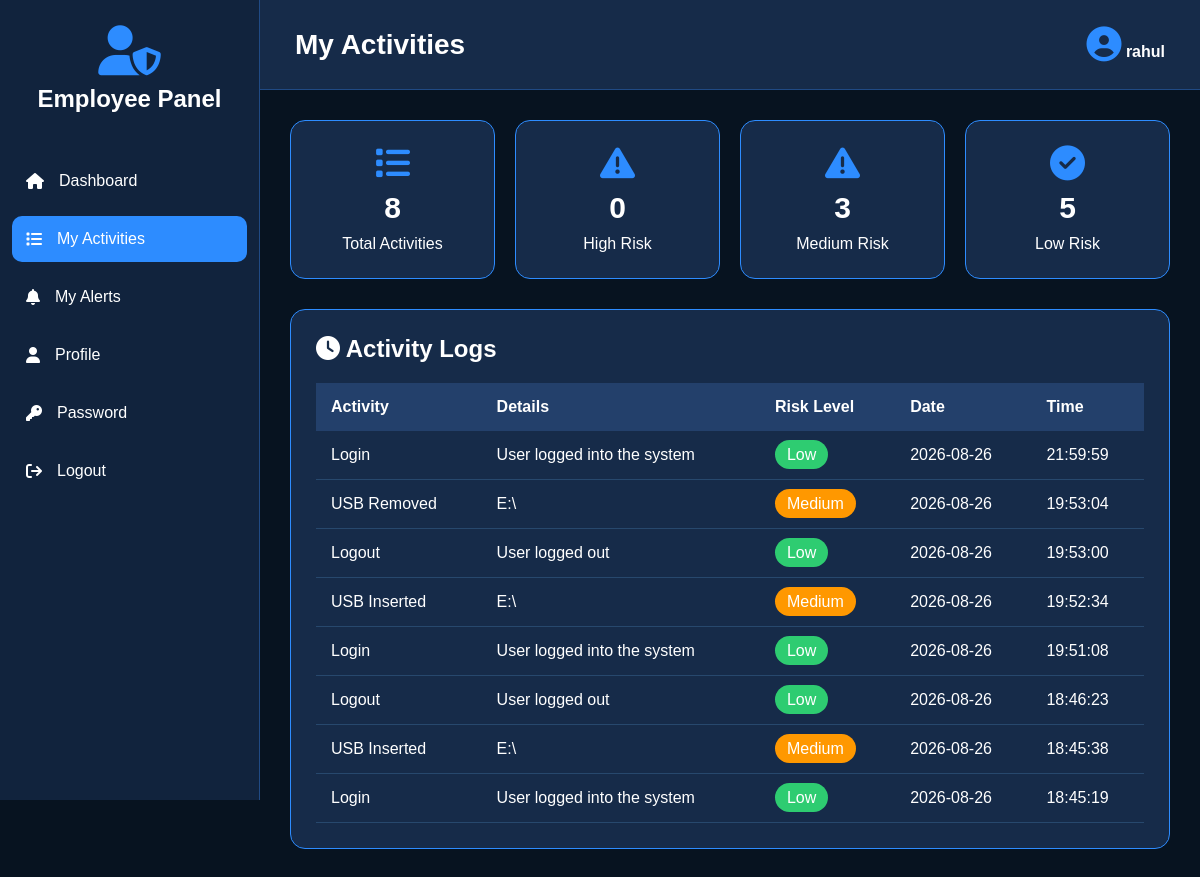
Before: /employee_activity (signed in) with the older database file.
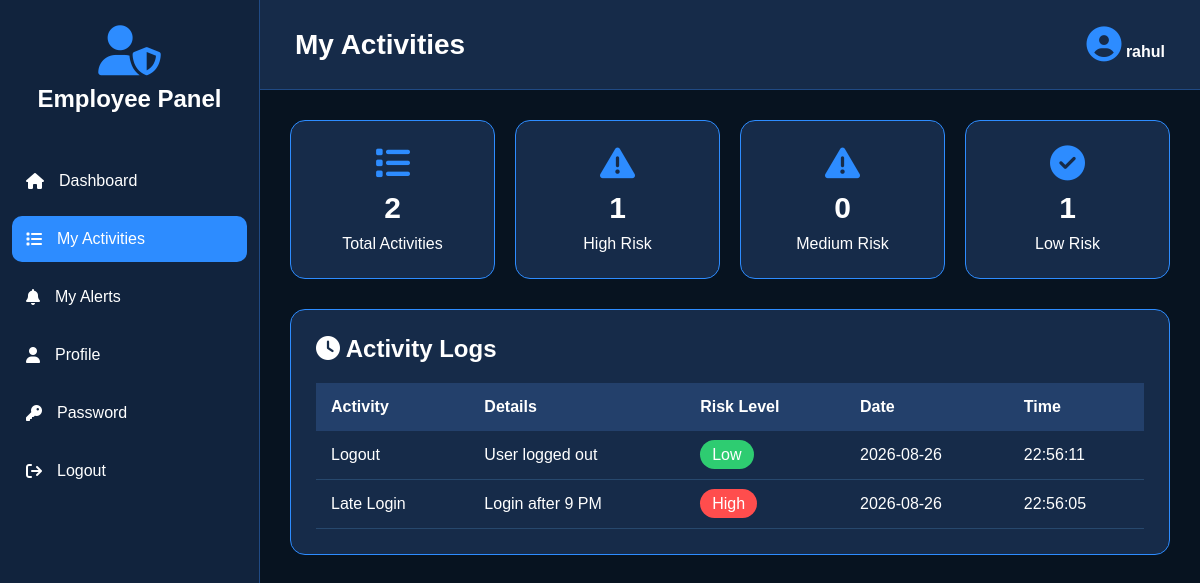
After: the same page with the newer database file.
### tables this page shows
CREATE TABLE activity_logs (
        id INTEGER PRIMARY KEY AUTOINCREMENT,
        username TEXT,
        activity TEXT,
        details TEXT,
        risk_level TEXT,
        date TEXT,
        time TEXT
    );

### app.py (the view)
@app.route("/employee_activity")
def employee_activity():
    if not login_required():
        return redirect("/")
    username = session["username"]
    conn = get_db()
    rows = conn.execute("""
        SELECT * FROM activity_logs
        WHERE username=? ORDER BY id DESC
    """, (username,)).fetchall()
    conn.close()
    return render_template(
        "employee_activity.html",
        username=username,
        activities=rows,
        total=len(rows),
        high=sum(x["risk_level"] == "High" for x in rows),
        medium=sum(x["risk_level"] == "Medium" for x in rows),
        low=sum(x["risk_level"] == "Low" for x in rows)
    )

### app.py (called while the page is built)
def login_required():
    return "username" in session

### database.py (called while the page is built)
def get_db():
    conn = sqlite3.connect(DATABASE)
    conn.row_factory = sqlite3.Row
    return conn

### templates/employee_activity.html (shortened to what this page needs)
<!DOCTYPE html>
<html lang="en">
<head>
<link rel="stylesheet"
href="https://cdnjs.cloudflare.com/ajax/libs/font-awesome/6.5.2/css/all.min.css">
</head>
<body>
<div class="sidebar">
<div class="logo">
<i class="fa-solid fa-user-shield"></i>
<h2>Employee Panel</h2>
</div>
<ul>
<li>
<a href="/employee_dashboard">
<i class="fa fa-home"></i>
<span>Dashboard</span>
</a>
</li>
<li>
<a href="/employee_activity" class="active">
<i class="fa fa-list"></i>
<span>My Activities</span>
</a>
</li>
<li>
<a href="/employee_alerts">
<i class="fa fa-bell"></i>
<span>My Alerts</span>
</a>
</li>
<li>
<a href="/employee_profile">
<i class="fa fa-user"></i>
<span>Profile</span>
</a>
</li>
<li>
<a href="/change_password">
<i class="fa fa-key"></i>
<span>Password</span>
</a>
</li>
<li>
<a href="/logout">
<i class="fa fa-sign-out"></i>
<span>Logout</span>
</a>
</li>
</ul>
</div>
<div class="main">
<div class="header">
<h1>
My Activities
</h1>
<div class="profile">
<i class="fa fa-circle-user"></i>
<b>{{username}}</b>
</div>
</div>
<div class="content">
<div class="cards">
<div class="card">
<i class="fa fa-list"></i>
<h2>{{total}}</h2>
<p>Total Activities</p>
</div>
<div class="card">
<i class="fa fa-triangle-exclamation"></i>
<h2>{{high}}</h2>
<p>High Risk</p>
</div>
<div class="card">
<i class="fa fa-warning"></i>
<h2>{{medium}}</h2>
<p>Medium Risk</p>
</div>
<div class="card">
<i class="fa fa-check-circle"></i>
<h2>{{low}}</h2>
<p>Low Risk</p>
</div>
</div>
<div class="box">
<h2 style="margin-bottom:20px;">
<i class="fa fa-clock"></i>
Activity Logs
</h2>
<div style="overflow-x:auto;">
<table>
<tr>
<th>Activity</th>
<th>Details</th>
<th>Risk Level</th>
<th>Date</th>
<th>Time</th>
</tr>
{% for activity in activities %}
<tr>
<td>{{activity.activity}}</td>
<td>{{activity.details}}</td>
<td>
{% if activity.risk_level=="High" %}
<span class="risk-high">
High
</span>
{% elif activity.risk_level=="Medium" %}
<span class="risk-medium">
Medium
</span>
{% else %}
<span class="risk-low">
Low
</span>
{% endif %}
</td>
<td>{{activity.date}}</td>
<td>{{activity.time}}</td>
</tr>
{% endfor %}
</table>
</div>
</div>
</div>
</div>
</body>
</html>

Changed rows visible on the page:
removed activity_logs: activity "Login", details "User logged into the system", risk_level "Low", date "2026-08-26", time "21:59:59"
removed activity_logs: activity "USB Removed", details "E:\\", risk_level "Medium", date "2026-08-26", time "19:53:04"
removed activity_logs: activity "Logout", details "User logged out", risk_level "Low", date "2026-08-26", time "19:53:00"
removed activity_logs: activity "USB Inserted", details "E:\\", risk_level "Medium", date "2026-08-26", time "19:52:34"
removed activity_logs: activity "Login", details "User logged into the system", risk_level "Low", date "2026-08-26", time "19:51:08"
removed activity_logs: activity "Logout", details "User logged out", risk_level "Low", date "2026-08-26", time "18:46:23"
removed activity_logs: activity "USB Inserted", details "E:\\", risk_level "Medium", date "2026-08-26", time "18:45:38"
removed activity_logs: activity "Login", details "User logged into the system", risk_level "Low", date "2026-08-26", time "18:45:19"
now on this page (row edited): activity_logs: activity "Logout", details "User logged out", risk_level "Low", date "2026-08-26", time "22:56:11"
now on this page (row edited): activity_logs: activity "Late Login", details "Login after 9 PM", risk_level "High", date "2026-08-26", time "22:56:05"
Other visible differences:
{{ total }}: "8" → "2"
{{ high }}: "0" → "1"
{{ medium }}: "3" → "0"
{{ low }}: "5" → "1"
